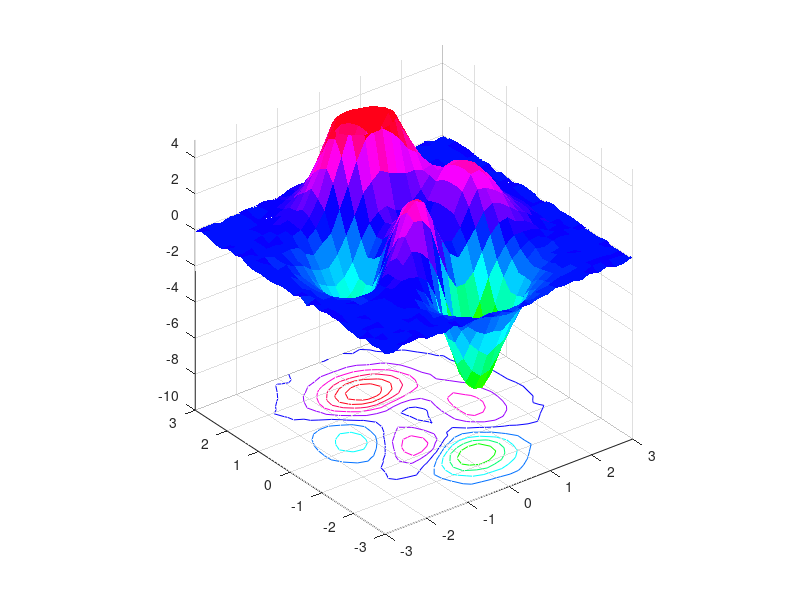
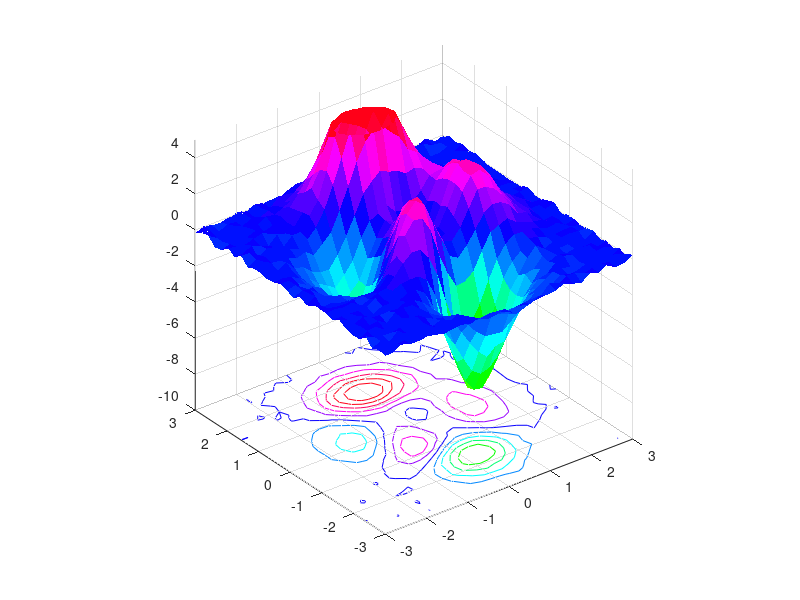
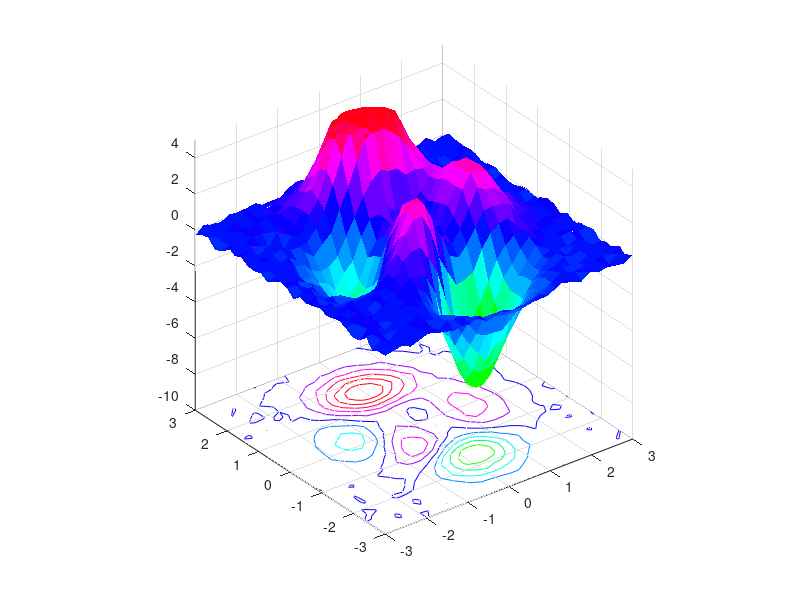
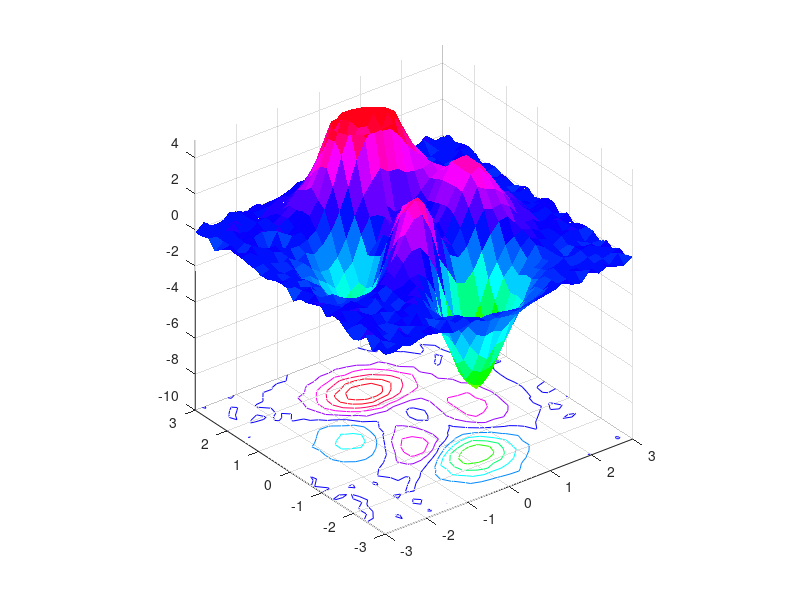

Recreate these plots in MATLAB, in order.
function [] = video_img()
% Create the images for the video
folder = './data/';
N = 100;

[X,Y,Z] = peaks(30);
fig1 = figure('Name', 'Video', 'Position', [0 0 300 300])
for i =1:N
    i
    fname = strcat(folder, getLeadingZeros(i), num2str(i));
    Z = Z + 0.3*(rand(30)-0.5);
    surfc(X,Y,Z, 'EdgeAlpha', 0.1)
    colormap hsv
    axis([-3 3 -3 3 -10 5])
    caxis([-10 5])
    axis square
    drawnow
    print(fig1, fname, '-dpng') 
    
end

% Create the video and remove the files (Linux)
% ffmeg
% -r framerate
% -b video bitrate
% -i input files
% -qscale viddeo quantizer (1 best, 31 worst)

% cd data
% ffmpeg -qscale 1 -r 20 -b 9600 -i %04d.png movie.mp4
% rm *.png


    function n = getLeadingZeros(i)
        if i>9999
            error('WTF are you doing')
        end
        n = '';
        if i<10
            n = '000';
            return
        elseif i<100
            n= '00';
            return
        elseif i<1000
            n='0';
            return
        end
    end



end